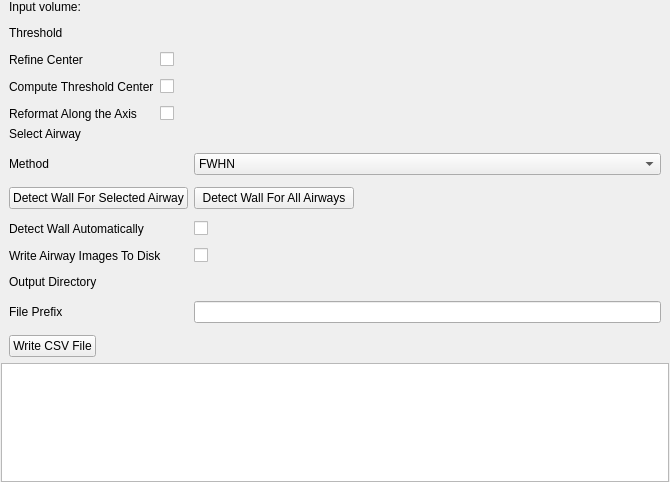
<?xml version="1.0" encoding="UTF-8"?>
<ui version="4.0">
 <class>qSlicerAirwayInspectorModuleWidget</class>
 <widget class="qSlicerWidget" name="qSlicerAirwayInspectorModuleWidget">
  <property name="geometry">
   <rect>
    <x>0</x>
    <y>0</y>
    <width>670</width>
    <height>482</height>
   </rect>
  </property>
  <property name="windowTitle">
   <string>Crop Volume</string>
  </property>
  <layout class="QVBoxLayout" name="verticalLayout">
   <property name="margin">
    <number>0</number>
   </property>
   <item>
    <widget class="ctkCollapsibleButton" name="ParametersCollapsibleButton" native="true">
     <property name="sizePolicy">
      <sizepolicy hsizetype="Ignored" vsizetype="Preferred">
       <horstretch>0</horstretch>
       <verstretch>0</verstretch>
      </sizepolicy>
     </property>
     <property name="text" stdset="0">
      <string>Airway Selection</string>
     </property>
     <layout class="QFormLayout" name="parametersFormLayout">
      <property name="fieldGrowthPolicy">
       <enum>QFormLayout::AllNonFixedFieldsGrow</enum>
      </property>
      <property name="verticalSpacing">
       <number>12</number>
      </property>
      <property name="topMargin">
       <number>0</number>
      </property>
      <property name="bottomMargin">
       <number>0</number>
      </property>
      <item row="0" column="0">
       <widget class="QLabel" name="InputVolumeLabel">
        <property name="text">
         <string>Input volume:</string>
        </property>
       </widget>
      </item>
      <item row="0" column="1">
       <widget class="qMRMLNodeComboBox" name="InputVolumeComboBox" native="true">
        <property name="sizePolicy">
         <sizepolicy hsizetype="Expanding" vsizetype="Preferred">
          <horstretch>0</horstretch>
          <verstretch>0</verstretch>
         </sizepolicy>
        </property>
        <property name="nodeTypes" stdset="0">
         <stringlist>
          <string>vtkMRMLScalarVolumeNode</string>
         </stringlist>
        </property>
        <property name="noneEnabled" stdset="0">
         <bool>false</bool>
        </property>
        <property name="addEnabled" stdset="0">
         <bool>false</bool>
        </property>
        <property name="renameEnabled" stdset="0">
         <bool>true</bool>
        </property>
       </widget>
      </item>
      <item row="1" column="0">
       <widget class="QLabel" name="label_10">
        <property name="text">
         <string>Threshold</string>
        </property>
       </widget>
      </item>
      <item row="1" column="1">
       <widget class="ctkSliderWidget" name="ThresholdSpinBox" native="true">
        <property name="singleStep" stdset="0">
         <double>0.010000000000000</double>
        </property>
        <property name="maximum" stdset="0">
         <double>10.000000000000000</double>
        </property>
        <property name="value" stdset="0">
         <double>2.500000000000000</double>
        </property>
       </widget>
      </item>
      <item row="2" column="0">
       <widget class="QLabel" name="label_32">
        <property name="text">
         <string>Refine Center</string>
        </property>
       </widget>
      </item>
      <item row="2" column="1">
       <widget class="QCheckBox" name="RefineCenterCheckBox">
        <property name="text">
         <string/>
        </property>
       </widget>
      </item>
      <item row="3" column="0">
       <widget class="QLabel" name="label_3">
        <property name="text">
         <string>Compute Threshold Center</string>
        </property>
       </widget>
      </item>
      <item row="3" column="1">
       <widget class="QCheckBox" name="ComputeCenterCheckBox">
        <property name="text">
         <string/>
        </property>
       </widget>
      </item>
      <item row="4" column="0">
       <widget class="QLabel" name="label_2">
        <property name="text">
         <string>Reformat Along the Axis</string>
        </property>
       </widget>
      </item>
      <item row="4" column="1">
       <widget class="QCheckBox" name="ReformatCheckBox">
        <property name="text">
         <string/>
        </property>
       </widget>
      </item>
     </layout>
    </widget>
   </item>
   <item>
     <layout class="QHBoxLayout" name="horizontalLayout"/>
   </item>
   <item>
    <widget class="ctkCollapsibleButton" name="reportCollapsibleButton" native="true">
     <property name="enabled">
      <bool>true</bool>
     </property>
     <property name="text" stdset="0">
      <string>Analyze Airway Walls</string>
     </property>
     <property name="collapsed" stdset="0">
      <bool>false</bool>
     </property>
     <property name="collapsedHeight" stdset="0">
      <number>0</number>
     </property>
     <layout class="QFormLayout" name="reportFormLayout">
      <property name="fieldGrowthPolicy">
       <enum>QFormLayout::AllNonFixedFieldsGrow</enum>
      </property>
      <property name="verticalSpacing">
       <number>12</number>
      </property>
      <property name="topMargin">
       <number>0</number>
      </property>
      <property name="bottomMargin">
       <number>0</number>
      </property>
      <item row="0" column="0">
       <widget class="QLabel" name="AirwayrNodeLabel">
        <property name="text">
         <string>Select Airway</string>
        </property>
       </widget>
      </item>
      <item row="0" column="1">
       <widget class="qMRMLNodeComboBox" name="AirwayComboBox" native="true">
        <property name="sizePolicy">
         <sizepolicy hsizetype="Expanding" vsizetype="Preferred">
          <horstretch>0</horstretch>
          <verstretch>0</verstretch>
         </sizepolicy>
        </property>
        <property name="nodeTypes" stdset="0">
         <stringlist>
          <string>vtkMRMLAirwayNode</string>
         </stringlist>
        </property>
        <property name="noneEnabled" stdset="0">
         <bool>true</bool>
        </property>
        <property name="addEnabled" stdset="0">
         <bool>false</bool>
        </property>
        <property name="renameEnabled" stdset="0">
         <bool>true</bool>
        </property>
       </widget>
      </item>
      <item row="1" column="0">
       <widget class="QLabel" name="label">
        <property name="text">
         <string>Method</string>
        </property>
       </widget>
      </item>
      <item row="1" column="1">
       <widget class="QComboBox" name="MethodComboBox">
        <item>
         <property name="text">
          <string>FWHN</string>
         </property>
        </item>
        <item>
         <property name="text">
          <string>Zero Crossing</string>
         </property>
        </item>
        <item>
         <property name="text">
          <string>PC - Single Kernel</string>
         </property>
        </item>
        <item>
         <property name="text">
          <string>PC - Multiple Kernels</string>
         </property>
        </item>
       </widget>
      </item>
      <item row="2" column="0">
       <widget class="QPushButton" name="AnalyzeButton">
        <property name="text">
         <string>Detect Wall For Selected Airway</string>
        </property>
       </widget>
      </item>
      <item row="2" column="1">
       <widget class="QPushButton" name="AnalyzeAllButton">
        <property name="maximumSize">
         <size>
          <width>160</width>
          <height>16777215</height>
         </size>
        </property>
        <property name="text">
         <string>Detect Wall For All Airways</string>
        </property>
       </widget>
      </item>
      <item row="3" column="0">
       <widget class="QLabel" name="AnalyzeSelectedLabel">
        <property name="text">
         <string>Detect Wall Automatically</string>
        </property>
       </widget>
      </item>
      <item row="3" column="1">
       <widget class="QCheckBox" name="DetectAutomaticallyCheckBox">
        <property name="text">
         <string/>
        </property>
       </widget>
      </item>
      <item row="4" column="0">
       <widget class="QLabel" name="WriteAirwaysLabel">
        <property name="text">
         <string>Write Airway Images To Disk</string>
        </property>
       </widget>
      </item>
      <item row="4" column="1">
       <widget class="QCheckBox" name="WriteAirwaysCheckBox">
        <property name="text">
         <string/>
        </property>
       </widget>
      </item>
      <item row="5" column="0">
       <widget class="QLabel" name="OutputDirectoryLabel">
        <property name="text">
         <string>Output Directory</string>
        </property>
       </widget>
      </item>
      <item row="5" column="1">
       <widget class="ctkDirectoryButton" name="OutputDirectoryButton" native="true">
        <property name="sizePolicy">
         <sizepolicy hsizetype="Ignored" vsizetype="Fixed">
          <horstretch>0</horstretch>
          <verstretch>0</verstretch>
         </sizepolicy>
        </property>
       </widget>
      </item>
      <item row="6" column="0">
       <widget class="QLabel" name="FilePrefixLabel">
        <property name="text">
         <string>File Prefix</string>
        </property>
       </widget>
      </item>
      <item row="6" column="1">
       <widget class="QLineEdit" name="FilePrefixLineEdit"/>
      </item>
      <item row="7" column="0">
        <widget class="QPushButton" name="WriteCSVFileButton">
          <property name="text">
            <string>Write CSV File</string>
          </property>
        </widget>
      </item>
      <item row="7" column="1">
       <widget class="ctkPathLineEdit" name="CSVFilePathEdit"/>
      </item>
      
     </layout>
    </widget>
   </item>
   <item>
    <layout class="QHBoxLayout" name="horizontalLayout1">
     <item>
      <widget class="QTableWidget" name="ReportTable">
       <property name="maximumSize">
        <size>
         <width>668</width>
         <height>1200</height>
        </size>
       </property>
      </widget>
     </item>
    </layout>
   </item>
   <item>
    <layout class="QHBoxLayout" name="horizontalLayoutTemp"/>
   </item>
   <item>
    <spacer name="verticalSpacer">
     <property name="orientation">
      <enum>Qt::Vertical</enum>
     </property>
     <property name="sizeHint" stdset="0">
      <size>
       <width>20</width>
       <height>5</height>
      </size>
     </property>
    </spacer>
   </item>
  </layout>
 </widget>
 <customwidgets>
  <customwidget>
   <class>qMRMLNodeComboBox</class>
   <extends>QWidget</extends>
   <header>qMRMLNodeComboBox.h</header>
   <container>1</container>
  </customwidget>
  <customwidget>
   <class>qSlicerWidget</class>
   <extends>QWidget</extends>
   <header>qSlicerWidget.h</header>
   <container>1</container>
  </customwidget>
  <customwidget>
   <class>ctkCollapsibleButton</class>
   <extends>QWidget</extends>
   <header>ctkCollapsibleButton.h</header>
   <container>1</container>
  </customwidget>
  <customwidget>
   <class>ctkSliderWidget</class>
   <extends>QWidget</extends>
   <header>ctkSliderWidget.h</header>
  </customwidget>
  <customwidget>
   <class>ctkDirectoryButton</class>
   <extends>QWidget</extends>
   <header>ctkDirectoryButton.h</header>
  </customwidget>
  <customwidget>
   <class>ctkPathLineEdit</class>
   <extends>QWidget</extends>
   <header>ctkPathLineEdit.h</header>
  </customwidget>
 </customwidgets>
 <resources>
  <include location="../../../../../Slicer4/Libs/MRML/Widgets/Resources/qMRMLWidgets.qrc"/>
  <include location="../qSlicerAirwayInspectorModule.qrc"/>
 </resources>
 <connections>
  <connection>
   <sender>qSlicerAirwayInspectorModuleWidget</sender>
   <signal>mrmlSceneChanged(vtkMRMLScene*)</signal>
   <receiver>InputVolumeComboBox</receiver>
   <slot>setMRMLScene(vtkMRMLScene*)</slot>
   <hints>
    <hint type="sourcelabel">
     <x>245</x>
     <y>4</y>
    </hint>
    <hint type="destinationlabel">
     <x>376</x>
     <y>111</y>
    </hint>
   </hints>
  </connection>
  <connection>
   <sender>qSlicerAirwayInspectorModuleWidget</sender>
   <signal>mrmlSceneChanged(vtkMRMLScene*)</signal>
   <receiver>AirwayComboBox</receiver>
   <slot>setMRMLScene(vtkMRMLScene*)</slot>
   <hints>
    <hint type="sourcelabel">
     <x>245</x>
     <y>4</y>
    </hint>
    <hint type="destinationlabel">
     <x>376</x>
     <y>111</y>
    </hint>
   </hints>
  </connection>
 </connections>
</ui>
